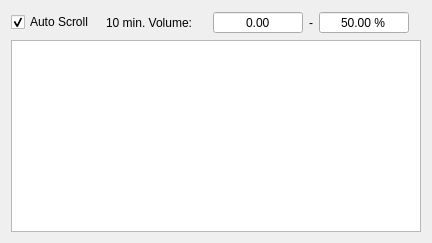
        <widget class="QWidget" name="tabOpenOrders">
         <property name="sizePolicy">
          <sizepolicy hsizetype="Preferred" vsizetype="Preferred">
           <horstretch>0</horstretch>
           <verstretch>0</verstretch>
          </sizepolicy>
         </property>
         <property name="accessibleName">
          <string>TAB_OPEN_ORDER</string>
         </property>
         <attribute name="title">
          <string>OPEN ORDERS</string>
         </attribute>
         <layout class="QGridLayout" name="gridLayout_23">
          <item row="0" column="1">
           <spacer name="horizontalSpacer_11">
            <property name="orientation">
             <enum>Qt::Horizontal</enum>
            </property>
            <property name="sizeHint" stdset="0">
             <size>
              <width>0</width>
              <height>20</height>
             </size>
            </property>
           </spacer>
          </item>
          <item row="0" column="0">
           <widget class="QCheckBox" name="tradesAutoScrollCheck">
            <property name="accessibleName">
             <string>AUTO_SCROLL</string>
            </property>
            <property name="text">
             <string>Auto Scroll</string>
            </property>
            <property name="checked">
             <bool>true</bool>
            </property>
           </widget>
          </item>
          <item row="0" column="2">
           <widget class="QLabel" name="label_27">
            <property name="sizePolicy">
             <sizepolicy hsizetype="Preferred" vsizetype="Preferred">
              <horstretch>0</horstretch>
              <verstretch>0</verstretch>
             </sizepolicy>
            </property>
            <property name="accessibleName">
             <string>XMIN_VOLUME</string>
            </property>
            <property name="text">
             <string>10 min. Volume:</string>
            </property>
            <property name="alignment">
             <set>Qt::AlignRight|Qt::AlignTrailing|Qt::AlignVCenter</set>
            </property>
           </widget>
          </item>
          <item row="0" column="3">
           <widget class="QLabel" name="btcLabel3_3">
            <property name="sizePolicy">
             <sizepolicy hsizetype="Maximum" vsizetype="Preferred">
              <horstretch>0</horstretch>
              <verstretch>0</verstretch>
             </sizepolicy>
            </property>
            <property name="font">
             <font>
              <pointsize>11</pointsize>
              <weight>50</weight>
              <bold>false</bold>
             </font>
            </property>
            <property name="accessibleDescription">
             <string>BTC_ICON</string>
            </property>
            <property name="text">
             <string/>
            </property>
            <property name="alignment">
             <set>Qt::AlignCenter</set>
            </property>
           </widget>
          </item>
          <item row="0" column="4">
           <widget class="QDoubleSpinBox" name="tradesVolume5m">
            <property name="sizePolicy">
             <sizepolicy hsizetype="Preferred" vsizetype="Fixed">
              <horstretch>0</horstretch>
              <verstretch>0</verstretch>
             </sizepolicy>
            </property>
            <property name="minimumSize">
             <size>
              <width>90</width>
              <height>0</height>
             </size>
            </property>
            <property name="whatsThis">
             <string>10MinVolume</string>
            </property>
            <property name="accessibleName">
             <string/>
            </property>
            <property name="accessibleDescription">
             <string/>
            </property>
            <property name="alignment">
             <set>Qt::AlignCenter</set>
            </property>
            <property name="readOnly">
             <bool>true</bool>
            </property>
            <property name="buttonSymbols">
             <enum>QAbstractSpinBox::NoButtons</enum>
            </property>
            <property name="specialValueText">
             <string/>
            </property>
            <property name="prefix">
             <string/>
            </property>
            <property name="decimals">
             <number>2</number>
            </property>
            <property name="minimum">
             <double>0.000000000000000</double>
            </property>
            <property name="maximum">
             <double>999999999.000000000000000</double>
            </property>
            <property name="singleStep">
             <double>0.100000000000000</double>
            </property>
           </widget>
          </item>
          <item row="0" column="7">
           <spacer name="horizontalSpacer_5">
            <property name="orientation">
             <enum>Qt::Horizontal</enum>
            </property>
            <property name="sizeHint" stdset="0">
             <size>
              <width>0</width>
              <height>20</height>
             </size>
            </property>
           </spacer>
          </item>
          <item row="0" column="5">
           <widget class="QLabel" name="tradesLabelDirection">
            <property name="text">
             <string>-</string>
            </property>
           </widget>
          </item>
          <item row="0" column="6">
           <widget class="QDoubleSpinBox" name="tradesBidsPrecent">
            <property name="sizePolicy">
             <sizepolicy hsizetype="Preferred" vsizetype="Fixed">
              <horstretch>0</horstretch>
              <verstretch>0</verstretch>
             </sizepolicy>
            </property>
            <property name="minimumSize">
             <size>
              <width>90</width>
              <height>0</height>
             </size>
            </property>
            <property name="toolTip">
             <string>(10 min Bids Volume)/(10 min Asks Volume)*100</string>
            </property>
            <property name="whatsThis">
             <string>10MinBuyDivSell</string>
            </property>
            <property name="accessibleName">
             <string/>
            </property>
            <property name="accessibleDescription">
             <string/>
            </property>
            <property name="alignment">
             <set>Qt::AlignCenter</set>
            </property>
            <property name="readOnly">
             <bool>true</bool>
            </property>
            <property name="buttonSymbols">
             <enum>QAbstractSpinBox::NoButtons</enum>
            </property>
            <property name="specialValueText">
             <string/>
            </property>
            <property name="prefix">
             <string/>
            </property>
            <property name="suffix">
             <string> %</string>
            </property>
            <property name="decimals">
             <number>2</number>
            </property>
            <property name="minimum">
             <double>0.000000000000000</double>
            </property>
            <property name="maximum">
             <double>100.000000000000000</double>
            </property>
            <property name="singleStep">
             <double>0.100000000000000</double>
            </property>
            <property name="value">
             <double>50.000000000000000</double>
            </property>
           </widget>
          </item>
          <item row="1" column="0" colspan="11">
           <widget class="QTableView" name="tableTrades">
            <property name="contextMenuPolicy">
             <enum>Qt::CustomContextMenu</enum>
            </property>
            <property name="styleSheet">
             <string notr="true">font-size:12px</string>
            </property>
            <property name="horizontalScrollBarPolicy">
             <enum>Qt::ScrollBarAlwaysOff</enum>
            </property>
            <property name="editTriggers">
             <set>QAbstractItemView::NoEditTriggers</set>
            </property>
            <property name="showDropIndicator" stdset="0">
             <bool>false</bool>
            </property>
            <property name="alternatingRowColors">
             <bool>false</bool>
            </property>
            <property name="selectionBehavior">
             <enum>QAbstractItemView::SelectRows</enum>
            </property>
            <property name="textElideMode">
             <enum>Qt::ElideNone</enum>
            </property>
            <property name="verticalScrollMode">
             <enum>QAbstractItemView::ScrollPerPixel</enum>
            </property>
            <property name="horizontalScrollMode">
             <enum>QAbstractItemView::ScrollPerPixel</enum>
            </property>
            <property name="showGrid">
             <bool>false</bool>
            </property>
            <property name="wordWrap">
             <bool>false</bool>
            </property>
            <property name="cornerButtonEnabled">
             <bool>false</bool>
            </property>
            <attribute name="horizontalHeaderHighlightSections">
             <bool>false</bool>
            </attribute>
            <attribute name="horizontalHeaderMinimumSectionSize">
             <number>10</number>
            </attribute>
            <attribute name="verticalHeaderVisible">
             <bool>false</bool>
            </attribute>
            <attribute name="verticalHeaderHighlightSections">
             <bool>false</bool>
            </attribute>
           </widget>
          </item>
          <item row="0" column="8" colspan="3">
           <layout class="QGridLayout" name="gridLayout_37">
            <property name="leftMargin">
             <number>0</number>
            </property>
            <property name="spacing">
             <number>0</number>
            </property>
           </layout>
          </item>
         </layout>
        </widget>
